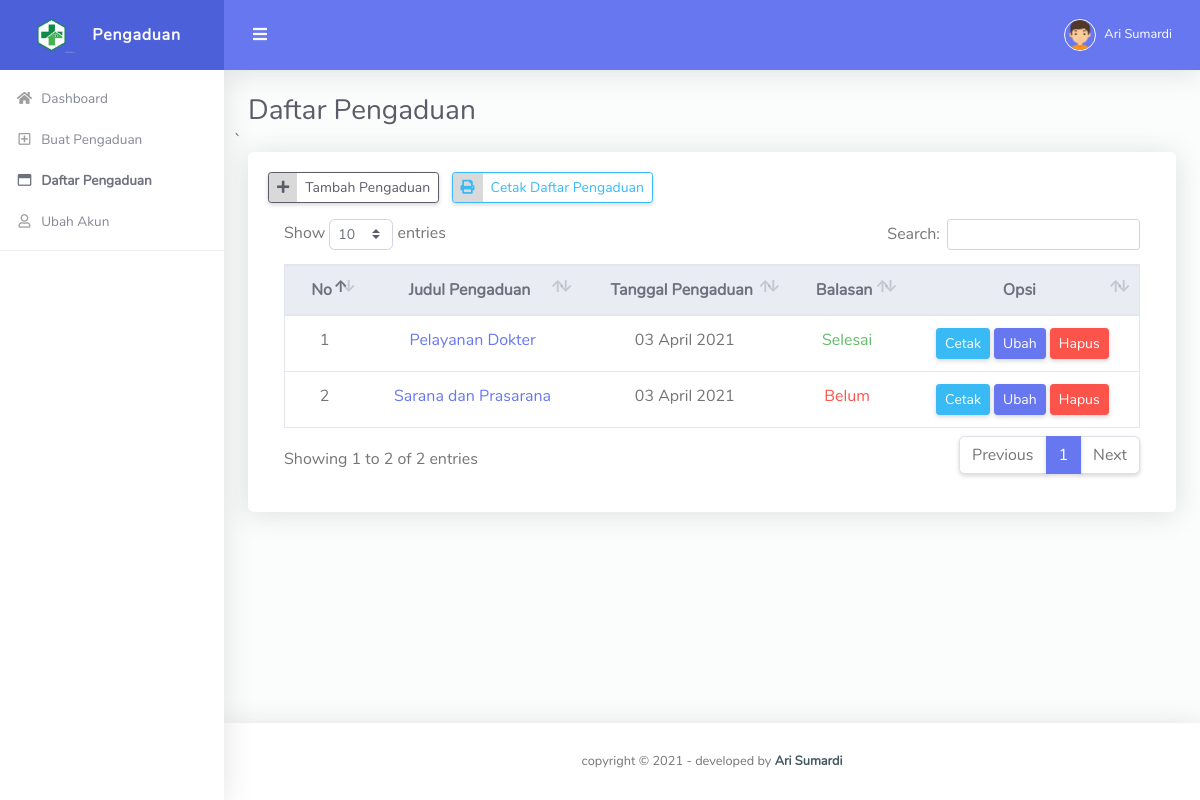
Page /daftar-pengaduan.php (signed in) on the committed database.
### tables this page shows
CREATE TABLE `tbl_pengaduan` (
  `id_pengaduan` int(10) NOT NULL,
  `subjek_pengaduan` varchar(150) NOT NULL,
  `tgl_pengaduan` date NOT NULL,
  `isi_pengaduan` text NOT NULL,
  `bukti_pengaduan` varchar(100) DEFAULT NULL,
  `balasan_pengaduan` enum('Belum','Proses','Selesai') NOT NULL,
  `id_masyarakat` int(11) NOT NULL
);

### koneksi.php (called while the page is built, shortened)
<?php
function tgl_indo($tanggal){
	$bulan = array (
		1 =>   'Januari',
		'Februari',
		'Maret',
		'April',
		'Mei',
		'Juni',
		'Juli',
		'Agustus',
		'September',
		'Oktober',
		'November',
		'Desember'
	);
	$pecahkan = explode('-', $tanggal);
	return $pecahkan[2] . ' ' . $bulan[ (int)$pecahkan[1] ] . ' ' . $pecahkan[0];
}
?>

### daftar-pengaduan.php (the view, shortened to what this page needs)
<!DOCTYPE html>
<html lang="en">
<head>
  <link href="vendor/fontawesome-free/css/all.min.css" rel="stylesheet" type="text/css">
  <link href="vendor/bootstrap/css/bootstrap.min.css" rel="stylesheet" type="text/css">
  <link href="css/ruang-admin.min.css" rel="stylesheet">
  <link href="vendor/datatables/dataTables.bootstrap4.css"  rel="stylesheet" type="text/css">
</head>
<body id="page-top">
  <div id="wrapper">
    <ul class="navbar-nav sidebar sidebar-light accordion" id="accordionSidebar">
      <a class="sidebar-brand d-flex align-items-center justify-content-center" href="index.php">
        <div class="sidebar-brand-icon">
          <img src="img/logo/logo2.png">
        </div>
        <div class="sidebar-brand-text mx-3">Pengaduan</div>
      </a>
      <?php include "menu.php"; ?>
      <hr class="sidebar-divider">
    </ul>
    <div id="content-wrapper" class="d-flex flex-column">
      <div id="content">
        <nav class="navbar navbar-expand navbar-light bg-navbar topbar mb-4 static-top">
          <button id="sidebarToggleTop" class="btn btn-link rounded-circle mr-3">
            <i class="fa fa-bars"></i>
          </button>
          <ul class="navbar-nav ml-auto">
            <li class="nav-item dropdown no-arrow">
              <a class="nav-link dropdown-toggle" href="#" id="userDropdown" role="button" data-toggle="dropdown"
                aria-haspopup="true" aria-expanded="false">
                <img class="img-profile rounded-circle" src="img/boy.png" style="max-width: 60px">
                <span class="ml-2 d-none d-lg-inline text-white small"><?php echo $_SESSION['nama']; ?></span>
              </a>
            </li>
          </ul>
        </nav>
        <div class="container-fluid" id="container-wrapper">
          <div class="d-sm-flex align-items-center justify-content-between mb-0">
            <h1 class="h3 mb-0 text-gray-800">Daftar Pengaduan</h1>
          </div>
          <div class="row">
         ` <div class="col-lg-12">
            <div class="card mb-4">
              <div class="card-body">
                <div class="row col-lg-12">
                  <a href="create-pengaduan.php" class="btn btn-sm btn-outline-dark btn-icon-split">
                    <span class="icon text-dark-50">
                      <i class="fas fa-plus"></i>
                    </span>
                    <span class="text">Tambah Pengaduan</span>
                  </a>
                  <a href="cetak-daftar-pengaduan.php" class="btn btn-sm btn-outline-info btn-icon-split">
                    <span class="icon text-primary-50">
                      <i class="fas fa-print"></i>
                    </span>
                    <span class="text">Cetak Daftar Pengaduan</span>
                  </a>
                </div>
                <div class="table-responsive p-3">
                  <table class="table align-items-center table-bordered table-flush table-hover" id="tabel-pengaduan">
                    <thead class="thead-light">
                      <tr align="center">
                          <th>No</th>
                          <th>Judul Pengaduan</th>
                          <th>Tanggal Pengaduan</th>
                          <th>Balasan</th>
                          <th>Opsi</th>
                      </tr>
                  </thead>
                  <tbody>
                  <?php
                      include 'koneksi.php';
                      $no = 1;
                      $idm = $_SESSION['id_masyarakat'];
                      $data = mysqli_query($koneksi,"select * from tbl_pengaduan where id_masyarakat='$idm'");
                      while($row = mysqli_fetch_array($data))
                      {
                        if($row['balasan_pengaduan'] == "Belum"){
                          $text = "text-danger";
                        }
                        else if($row['balasan_pengaduan'] == "Proses"){
                          $text = "text-warning";
                        }
                        else{
                          $text = "text-success";
                        }
                          echo "<tr align='center'>
                          <td>$no</td>
                          <td><a href='detail-pengaduan.php?id=".$row['id_pengaduan']."'> ".$row['subjek_pengaduan']." </a></td>
                          <td>".tgl_indo($row['tgl_pengaduan'])."</td>
                          <td class=".$text.">".$row['balasan_pengaduan']."</td>
                          <td>
                            <a class='btn btn-sm btn-info' href='cetak-pengaduan.php?id=".$row['id_pengaduan']."'> Cetak </a>
                            <a class='btn btn-sm btn-primary' href='ubah-pengaduan.php?id=".$row['id_pengaduan']."'> Ubah </a>
                            <a class='btn btn-sm btn-danger' href='hapus-pengaduan.php?id=".$row['id_pengaduan']."'> Hapus </a>
                          </td>
                      </tr>";
                      $no++;
                      }
                  ?>
                  </tbody>
                </table>
                </div>
              </div>
             </div>
            </div>
          </div>
        </div>
      </div>
      <footer class="sticky-footer bg-white">
        <div class="container my-auto">
          <div class="copyright text-center my-auto">
            <span>copyright &copy; <script> document.write(new Date().getFullYear()); </script> - developed by
            <b><a href="">Ari Sumardi</a></b>
            </span>
          </div>
        </div>
      </footer>
    </div>
  </div>
</body>
</html>

### rows in the picture
tbl_pengaduan: subjek_pengaduan "Pelayanan Dokter", tgl_pengaduan "03 April 2021", balasan_pengaduan "Selesai"
tbl_pengaduan: subjek_pengaduan "Sarana dan Prasarana", tgl_pengaduan "03 April 2021", balasan_pengaduan "Belum"

### other values in the picture
$_SESSION['nama'] "Ari Sumardi"
